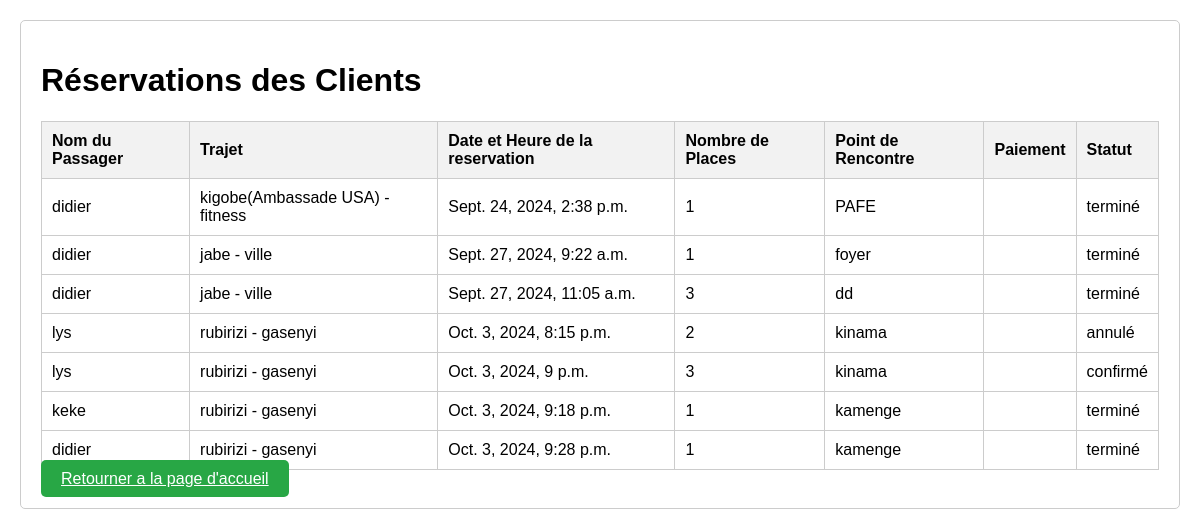
/notif/ (signed in), run on the app's committed database.
### covoiturage/models.py (models this page shows, shortened)
class Reservation(models.Model):
    STATUT_CHOICES = (
        ('Termine', 'Termine'),
        ('Confirme', 'Confirme'),
        ('Annule', 'Annule'),
        ('En attente', 'En attente'),
    )
    user = models.ForeignKey(User, on_delete=models.CASCADE, null=True)
    trajet = models.ForeignKey(Trajet, on_delete=models.CASCADE)
    timestamp = models.DateTimeField(auto_now_add=True, null=True)
    point_de_rencontre = models.CharField(max_length=255, null=True)
    places = models.PositiveBigIntegerField(null=True)
    confirmation_code = models.CharField(max_length=100, unique=True, null =True)
    avance = models.ImageField(upload_to='paiement/', null=True, blank=True)
    statut = models.CharField(max_length=10, choices=STATUT_CHOICES)

class Trajet(models.Model):
    point_depart = models.CharField(max_length=255)
    passe_par = models.CharField(max_length=255, null=True)
    destination = models.CharField(max_length=255)
    heure_depart = models.TimeField(editable=True, null=True)
    places_disponibles = models.IntegerField()
    date = models.DateField(editable=True, null=True)
    user = models.ForeignKey(User, on_delete=models.CASCADE, null=True)
    vehicule = models.ForeignKey(Vehicule, on_delete=models.CASCADE, null=True)
    status = models.CharField(max_length=20, choices=[('En cours', 'En cours'), ('Terminé', 'Terminé'),('Annulé','Annulé')])
    telephone = models.PositiveBigIntegerField(null = True)
    def __str__(self) -> str:
        return f"{self.point_depart} - {self.destination}"

### Stage/views.py (the view)
# urls.py: path('notif/', views.notif, name='notif'),
def notif(request):
    if not request.user.is_authenticated:
        messages.error(request, "Vous devez être connecté pour voir vos réservations.")
        return redirect('login')
    trajets = Trajet.objects.filter(user=request.user)
    reservations = Reservation.objects.filter(trajet__in=trajets)
    return render(request, 'notifications.html', {
        'reservations': reservations,
    })

### templates/notifications.html (shortened to what this page needs)
<!DOCTYPE html>
<html lang="fr">
<head>
</head>
<body>
<h1>Réservations des Clients</h1>
{% if reservations %}
    <table>
        <thead>
            <tr>
                <th>Nom du Passager</th>
                <th>Trajet</th>
                <th>Date et Heure de la reservation</th>
                <th>Nombre de Places</th>
                <th>Point de Rencontre</th>
                <th>Paiement</th>
                <th>Statut</th>
            </tr>
        </thead>
        <tbody>
            {% for reservation in reservations %}
                <tr>
                    <td>{{ reservation.user }}</td>
                    <td>{{ reservation.trajet }}</td>
                    <td>{{ reservation.timestamp }}</td>
                    <td>{{ reservation.places }}</td>
                    <td>{{ reservation.point_de_rencontre }}</td>
                    <td>{{ reservation.avance }}</td>
                    <td>{{ reservation.statut }}</td>
                </tr>
            {% endfor %}
        </tbody>
    </table>
{% else %}
    <p>Aucune réservation disponible.</p>
{% endif %}
</body>
<a href="{% url 'dashboard_driver' %}" class="btn">Retourner a la page d'accueil</a>
</html>

### templates/notifications.html (style rules this page uses)
body { font-family: Arial, sans-serif; margin: 20px; padding: 20px; border: 1px solid #ccc; border-radius: 5px; }
table { width: 100%; border-collapse: collapse; margin-top: 20px; }
th, td { border: 1px solid #ccc; padding: 10px; text-align: left; }
th { background-color: #f2f2f2; }
.btn { padding: 10px 20px; background-color: #28a745; color: white; border: none; border-radius: 5px; cursor: pointer; }

### data on the page
Reservation: user "didier", trajet "kigobe(Ambassade USA) - fitness", timestamp "Sept. 24, 2024, 2:38 p.m.", places "1", point_de_rencontre "PAFE", statut "terminé"
Reservation: user "didier", trajet "jabe - ville", timestamp "Sept. 27, 2024, 9:22 a.m.", places "1", point_de_rencontre "foyer", statut "terminé"
Reservation: user "didier", trajet "jabe - ville", timestamp "Sept. 27, 2024, 11:05 a.m.", places "3", point_de_rencontre "dd", statut "terminé"
Reservation: user "lys", trajet "rubirizi - gasenyi", timestamp "Oct. 3, 2024, 8:15 p.m.", places "2", point_de_rencontre "kinama", statut "annulé"
Reservation: user "lys", trajet "rubirizi - gasenyi", timestamp "Oct. 3, 2024, 9 p.m.", places "3", point_de_rencontre "kinama", statut "confirmé"
Reservation: user "keke", trajet "rubirizi - gasenyi", timestamp "Oct. 3, 2024, 9:18 p.m.", places "1", point_de_rencontre "kamenge", statut "terminé"
Reservation: user "didier", trajet "rubirizi - gasenyi", timestamp "Oct. 3, 2024, 9:28 p.m.", places "1", point_de_rencontre "kamenge", statut "terminé"
